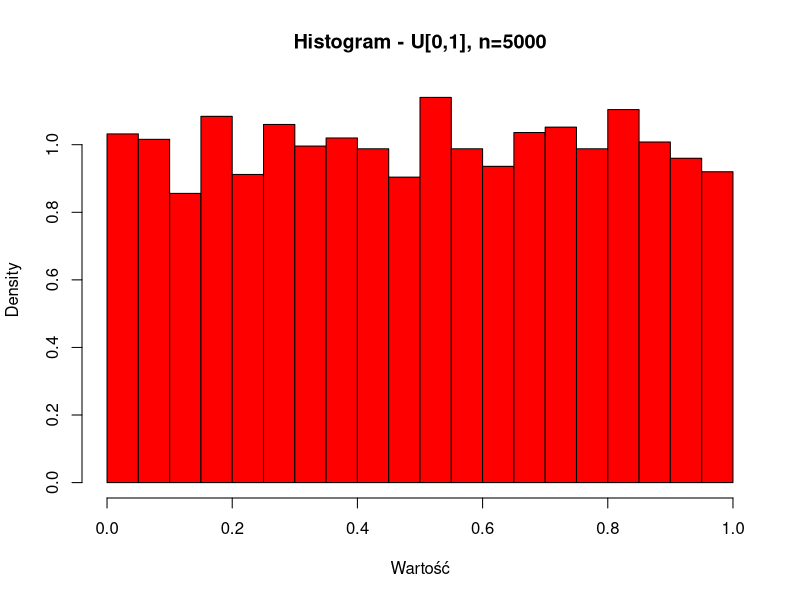
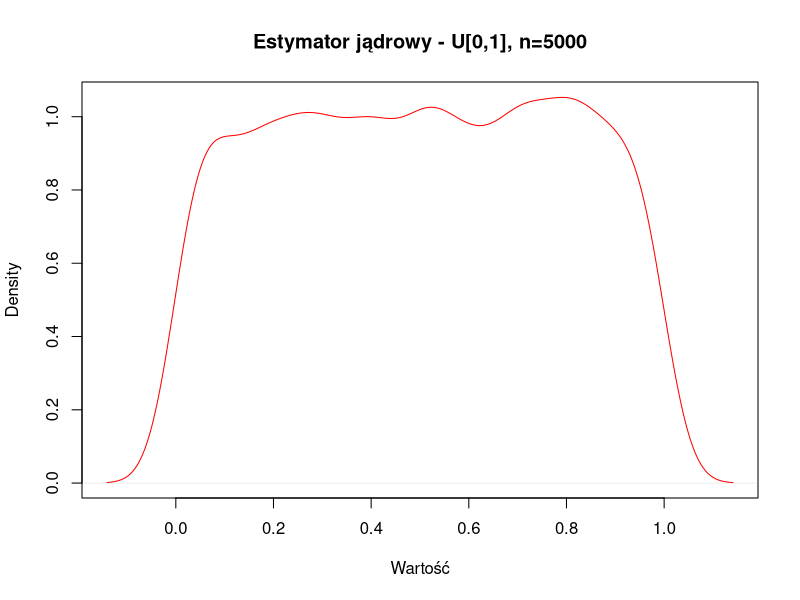
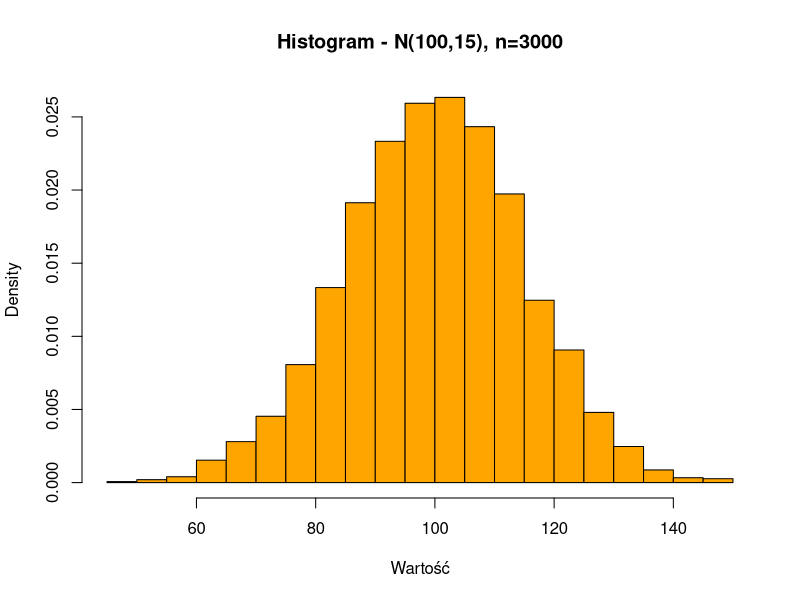
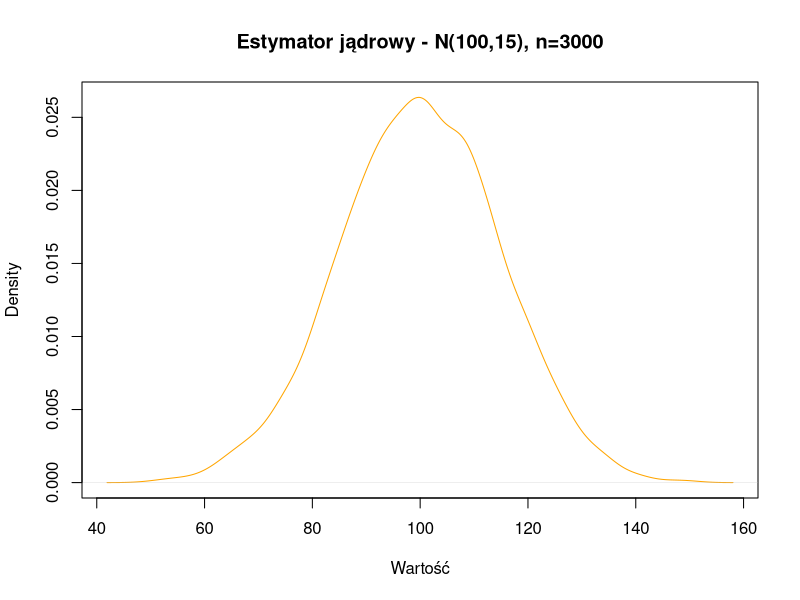
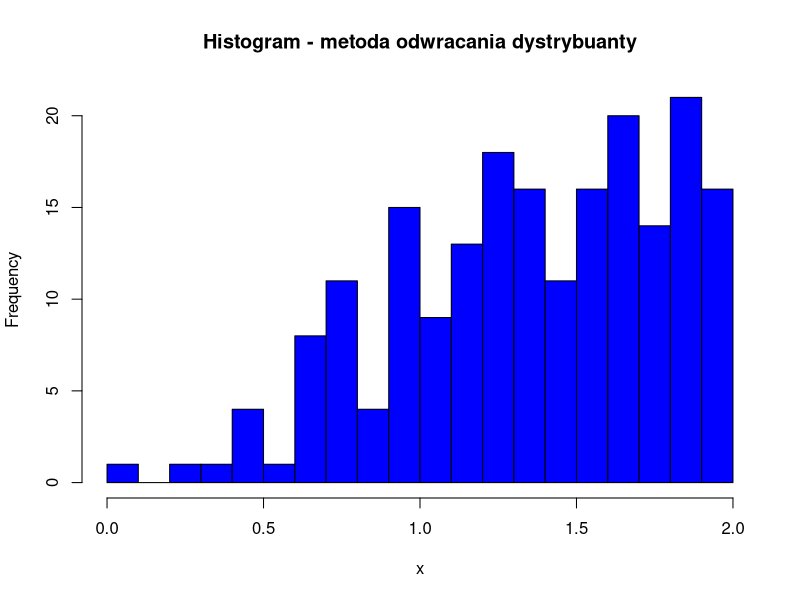
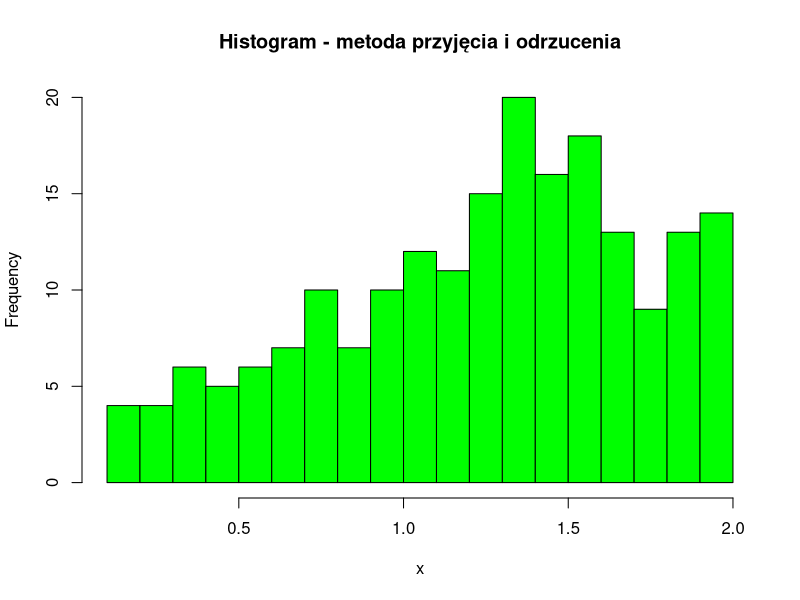

Here is the R script that generated these plots, in order:
# Zad.1

# a) 5000 z U[0,1]
set.seed(12345)

u <- runif(5000, min=0, max=1) # losowe liczby z rozkladu jednostajnego

png("hist_uniform.png", width = 800, height = 600)     # zapis histogramu do pliku PNG
hist(u, breaks=30, col="red", prob=TRUE,main="Histogram - U[0,1], n=5000", xlab="Wartość") # prob=TRUE → histogram gęstości

dens_u <- density(u) # estymator jądrowy gęstości

png("kde_uniform.png", width = 800, height = 600)
plot(dens_u, col="red", main="Estymator jądrowy - U[0,1], n=5000", xlab="Wartość")

# b) 3000 z N(100,15)
set.seed(12345)

n <- rnorm(3000, mean=100, sd=15) # losowe liczby z rozkladu gausa mean- srednia sd - odchylenie

png("hist_normal.png", width = 800, height = 600)
hist(n, breaks=30, col="orange", prob=TRUE, main="Histogram - N(100,15), n=3000", xlab="Wartość")

dens_n <- density(n)

png("kde_normal.png", width = 800, height = 600)
plot(dens_n, col="orange", main="Estymator jądrowy - N(100,15), n=3000", xlab="Wartość")

# Zad.2
cat("Zad.2 \n")

# a) i)
set.seed(123)

u <- runif(600)
rzuty <- ceiling(6 * u)            # zaokrangla do najblizszej calkowitej

head(rzuty, 5)
cat("\n")

# a) ii)
srednia <- mean(rzuty)  # średnia z próby
wariancja <- var(rzuty) # wariancja z próby

srednia
wariancja
cat("\n")

# a) iii)
czestosci <- table(rzuty) # tworzy tablice czestosci
czestosci
cat("\n")

# a) iv)
ramka <- as.data.frame(czestosci) # przerobienie na data frame
ramka
var_czestosci <- var(ramka$Freq)   # wariancja liczności kategorii
var_czestosci
cat("\n")

# b)
set.seed(123)

rzuty_sample <- sample(1:6, size = 600, replace = TRUE) # losowe wybieranie elementow replace - czy ze zwracaniem

head(rzuty_sample)
table(rzuty_sample)
mean(rzuty_sample)
var(rzuty_sample)

# Zad.3
cat("\nZad.3 \n")
set.seed(123)

# wartości i ich prawdopodobieństwa
k <- c(0, 1, 2, 3)
p <- c(0.15, 0.25, 0.50, 0.10)

# sort mal prawdopodobieństwa dla optymalki
ord <- order(p, decreasing = TRUE) # podaje kolejnosc w ktora trzeba ustawic elementy zby posortowac
k_sorted <- k[ord]
p_sorted <- p[ord]

# prawdopodobieństwa skumulowane
s <- cumsum(p_sorted) # oblicza skumulowana sume elementow wektora

u <- runif(1000)
X <- numeric(1000)                 # tworzy wektor zer typu double

for (i in 1:1000) {
  ui <- u[i]
  j <- 1
  while (ui > s[j]) {
    j <- j + 1
  }
  X[i] <- k_sorted[j]
}

head(X)
table(X)

# Zad.4
cat("\nZad.4\n")

# i)
set.seed(123)

n <- 10
p <- 0.3

binom_sample <- numeric(100)

for (i in 1:100) {
  u <- runif(n)                    # 10 prób jednorazowych
  sukcesy <- sum(u < p)            # sukces gdy U < p
  binom_sample[i] <- sukcesy
}

head(binom_sample)
table(binom_sample)
cat("\n")

# ii)
set.seed(123)
p <- 0.4
geom_sample <- numeric(50)

for (i in 1:50) {
  licznik <- 1
  u <- runif(1)
  while (u >= p) {                 # powtarzamy aż trafimy sukces
    licznik <- licznik + 1
    u <- runif(1)
  }
  geom_sample[i] <- licznik
}

head(geom_sample)
table(geom_sample)

# Zad.5
cat("\nZad.5\n")

# a) i)
losuj_odwrotnie <- function(n) {
  u <- runif(n)
  x <- 2 * sqrt(u)                 # odwrotna dystrybuanta F^{-1}(u)
  return(x)
}

# a) ii)
set.seed(123)

realizacje_odwrotnie <- losuj_odwrotnie(200)

png("hist_wisualise.png", width = 800, height = 600)
hist(realizacje_odwrotnie, breaks=20, col="blue", main="Histogram - metoda odwracania dystrybuanty", xlab="x")

# b) i)
losuj_przyjecie_odrzucenie <- function(n) {
  x <- numeric(n)
  i <- 1
  while(i <= n) {
    y <- runif(1, 0, 2)            # kandydat z rozkładu pomocniczego
    u <- runif(1)
    if(u <= (0.5*y)) {             # reguła przyjęcia: g(y)/(M*h(y)) = 0.5*y
      x[i] <- y
      i <- i + 1
    }
  }
  return(x)
}

# b) ii)
set.seed(as.numeric(Sys.time()))

realizacje_przyjecie <- losuj_przyjecie_odrzucenie(200)

png("hist_wisualise_2.png", width = 800, height = 600)
hist(realizacje_przyjecie, breaks=20, col="green", main="Histogram - metoda przyjęcia i odrzucenia", xlab="x")
